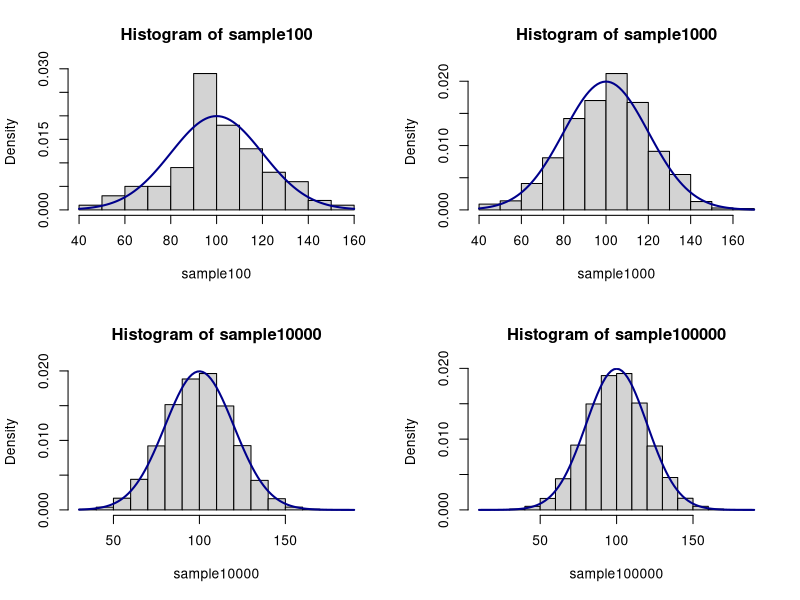
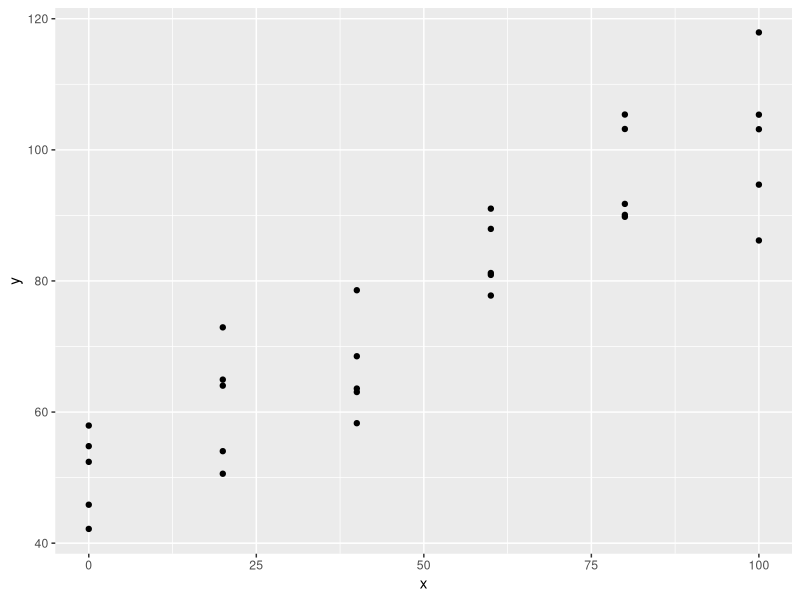
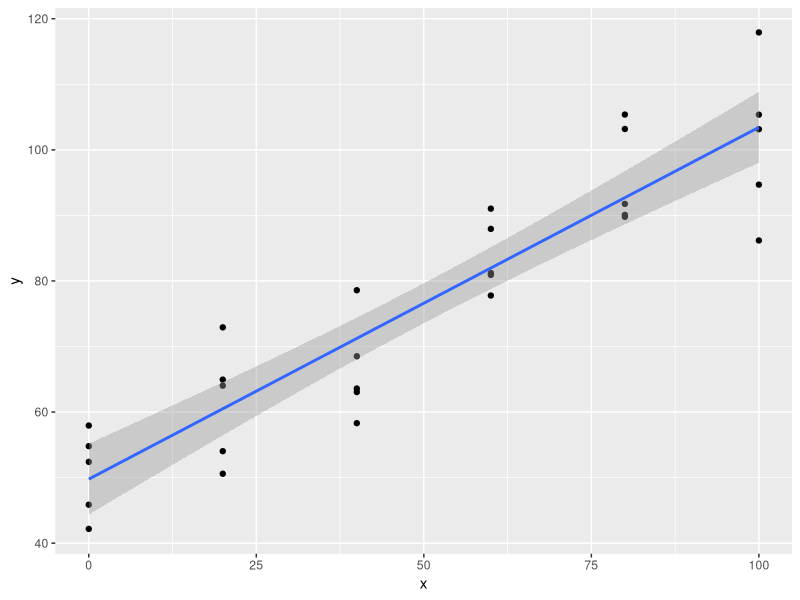

These charts were generated, in order, by the following R code:
## ---- chunk 1
knitr::opts_chunk$set(echo = TRUE)
## ---- chunk 2
set.seed(1005228013)

x <- seq(20, 160, by = 10)


sample100 <- rnorm(100, mean=100, sd=20)
sample1000 <- rnorm(1000, mean=100, sd=20)
sample10000 <- rnorm(10000, mean=100, sd=20)
sample100000 <- rnorm(100000, mean=100, sd=20)
par(mfrow=c(2,2))

hist(sample100, prob =TRUE)
curve(dnorm(x, mean=100, sd=20), 
      col="darkblue", lwd=2, add=TRUE, yaxt="n")

hist(sample1000, prob=TRUE)
curve(dnorm(x, mean=100, sd=20), 
      col="darkblue", lwd=2, add=TRUE, yaxt="n")

hist(sample10000, prob=TRUE)
curve(dnorm(x, mean=100, sd=20), 
      col="darkblue", lwd=2, add=TRUE, yaxt="n")

hist(sample100000, prob=TRUE)
curve(dnorm(x, mean=100, sd=20), 
      col="darkblue", lwd=2, add=TRUE, yaxt="n")

## ---- chunk 3
library(tidyverse)
library(ggplot2)
## ---- chunk 4
myData <- read_csv("MiceWeightGain.csv")
## ---- chunk 5
myData
## ---- chunk 6
ggplot(myData, aes(x = x, y = y)) + geom_point()
## ---- chunk 7
ggplot(myData, aes(x = x, y=y)) + geom_point() + geom_smooth(method = "lm")
## ---- chunk 8
fit <- lm(y~x, data=myData)

stats <- summary(fit)

stats
## ---- chunk 9
testStatistic <- stats$coefficients[2,3]
p_val <- pt(testStatistic, nrow(myData) - 2, lower.tail=FALSE)
## ---- chunk 10

b1 <- stats$coefficients[2,1]

se_b1 <- stats$coefficients[2,2]

critPoint <- qt(0.975, df = nrow(myData) - 2, lower.tail=TRUE)

left_ci <- b1 - critPoint * se_b1
right_ci <- b1 + critPoint * se_b1 

